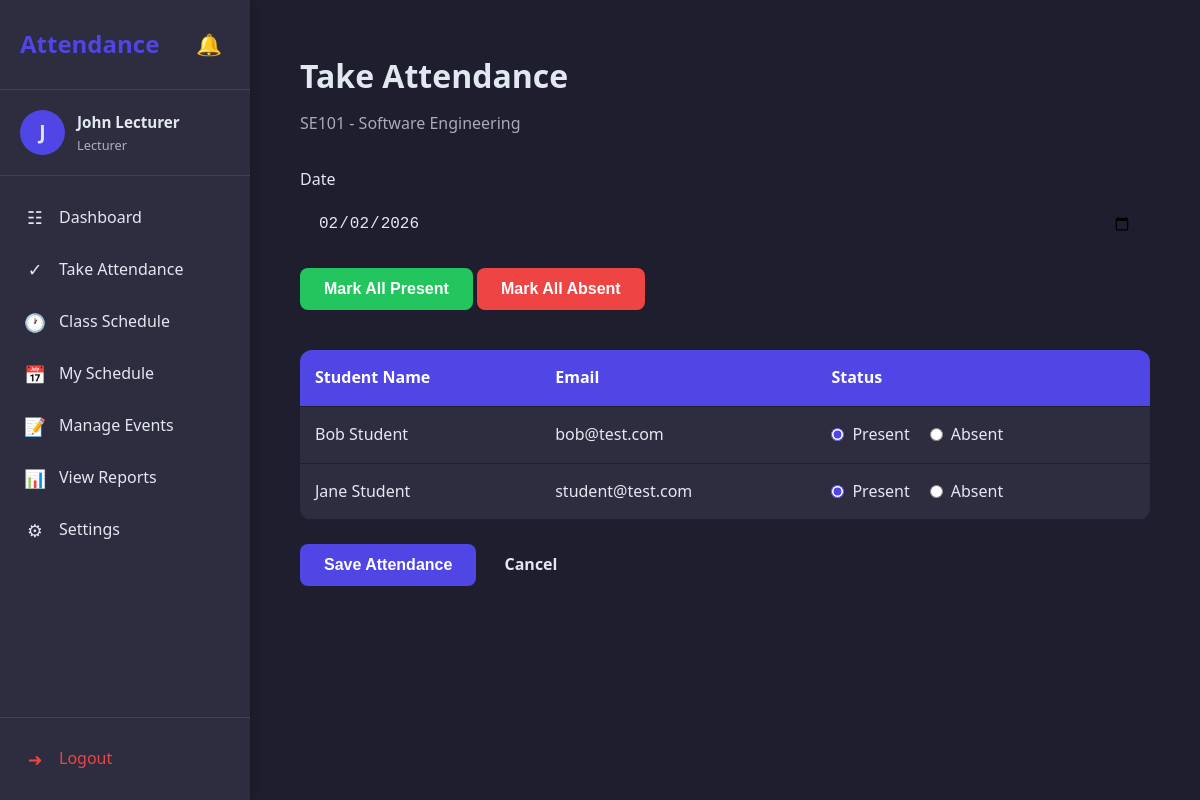
The page /lecturer/take_attendance.php?course_id=1 (signed in) on the database its author committed.
### tables this page shows
CREATE TABLE courses (
    course_id INT AUTO_INCREMENT PRIMARY KEY,
    course_name VARCHAR(100),
    course_code VARCHAR(20),
    lecturer_id INT,
    color VARCHAR(7) DEFAULT '#4f46e5',
    FOREIGN KEY (lecturer_id) REFERENCES users(user_id)
);

CREATE TABLE users (
    user_id INT AUTO_INCREMENT PRIMARY KEY,
    name VARCHAR(100),
    email VARCHAR(100) UNIQUE,
    password VARCHAR(255),
    role ENUM('student', 'lecturer', 'admin') NOT NULL
);

### includes/functions.php (called while the page is built, shortened)
<?php
function getEnrolledStudents($conn, $course_id) {
    $query = "SELECT u.user_id, u.name, u.email
              FROM users u
              JOIN enrollments e ON u.user_id = e.student_id
              WHERE e.course_id = $course_id
              ORDER BY u.name";
    return $conn->query($query);
}
?>

### lecturer/take_attendance.php (the view, shortened to what this page needs)
<?php
include '../config/db_connect.php';
include '../includes/functions.php';
$course_id = intval($_GET['course_id']);
$course_query = "SELECT course_name, course_code FROM courses WHERE course_id = $course_id AND lecturer_id = " . $_SESSION['user_id'];
$course_result = $conn->query($course_query);
$course = $course_result->fetch_assoc();
$students_result = getEnrolledStudents($conn, $course_id);
include '../includes/header.php';
?>
<div class="container">
    <div class="page-header">
        <h2>Take Attendance</h2>
        <p><?php echo htmlspecialchars($course['course_code']); ?> - <?php echo htmlspecialchars($course['course_name']); ?></p>
    </div>
    <?php if($students_result->num_rows > 0): ?>
    <form action="../actions/mark_attendance.php" method="POST" id="attendanceForm">
        <div class="form-group">
            <label for="date">Date</label>
            <input type="date" name="date" id="date" value="<?php echo date('Y-m-d'); ?>" required>
        </div>
        <div style="margin-bottom: 20px;">
            <button type="button" id="selectAllPresent" class="btn btn-success">Mark All Present</button>
            <button type="button" id="selectAllAbsent" class="btn btn-danger">Mark All Absent</button>
        </div>
        <div class="table-container">
            <table>
                <thead>
                    <tr>
                        <th>Student Name</th>
                        <th>Email</th>
                        <th>Status</th>
                    </tr>
                </thead>
                <tbody>
                    <?php while($student = $students_result->fetch_assoc()): ?>
                    <tr>
                        <td><?php echo htmlspecialchars($student['name']); ?></td>
                        <td><?php echo htmlspecialchars($student['email']); ?></td>
                        <td>
                            <div class="radio-group">
                                <label>
                                    <input type="radio" name="status[<?php echo $student['user_id']; ?>]" value="present" checked>
                                    Present
                                </label>
                                <label>
                                    <input type="radio" name="status[<?php echo $student['user_id']; ?>]" value="absent">
                                    Absent
                                </label>
                            </div>
                        </td>
                    </tr>
                    <?php endwhile; ?>
                </tbody>
            </table>
        </div>
        <div style="margin-top: 20px;">
            <button type="submit" class="btn btn-primary">Save Attendance</button>
            <a href="dashboard.php" class="btn">Cancel</a>
        </div>
    </form>
    <?php endif; ?>
</div>
<?php include '../includes/footer.php'; ?>

### assets/css/style.css (style rules this page uses)
:root { --primary-color: #4f46e5; --primary-hover: #4338ca; --secondary-color: #6366f1; --success-color: #22c55e; --warning-color: #f59e0b; --danger-color: #ef4444; --dark-bg: #1e1e2e; --dark-card: #2d2d3f; --dark-text: #e2e8f0; --light-bg: #f8fafc; --light-card: #ffffff; --light-text: #1e293b; --border-radius: 12px; --shadow: 0 4px 6px -1px rgba(0, 0, 0, 0.1); }
* { margin: 0; padding: 0; box-sizing: border-box; }
body { font-family: 'Segoe UI', Tahoma, Geneva, Verdana, sans-serif; background-color: var(--dark-bg); color: var(--dark-text); line-height: 1.6; min-height: 100vh; }
a { text-decoration: none; color: inherit; }
.container { max-width: 1200px; margin: 0 auto; padding: 20px; }
.form-group { margin-bottom: 20px; }
.form-group label { display: block; margin-bottom: 8px; font-weight: 500; }
.form-group input, .form-group select { width: 100%; padding: 12px 16px; border: 2px solid transparent; border-radius: 8px; background-color: var(--dark-bg); color: var(--dark-text); font-size: 1rem; transition: border-color 0.3s; }
.btn { display: inline-block; padding: 12px 24px; border: none; border-radius: 8px; font-size: 1rem; font-weight: 600; cursor: pointer; transition: all 0.3s; }
.btn-primary { background-color: var(--primary-color); color: white; }
.btn-success { background-color: var(--success-color); color: white; }
.btn-danger { background-color: var(--danger-color); color: white; }
.table-container { overflow-x: auto; }
table { width: 100%; border-collapse: collapse; margin-top: 20px; background-color: var(--dark-card); border-radius: var(--border-radius); overflow: hidden; }
table th, table td { padding: 15px; text-align: left; border-bottom: 1px solid var(--dark-bg); }
table th { background-color: var(--primary-color); color: white; font-weight: 600; }
.radio-group { display: flex; gap: 20px; }
.radio-group label { display: flex; align-items: center; gap: 8px; cursor: pointer; }
.radio-group input[type="radio"] { width: auto; accent-color: var(--primary-color); }
.page-header { margin-bottom: 30px; }
.page-header h2 { font-size: 2rem; margin-bottom: 10px; }
.page-header p { opacity: 0.7; }

### rows shown on the page
courses: course_code "SE101", course_name "Software Engineering"
users: name "Bob Student", email "bob@test.com"
users: name "Jane Student", email "student@test.com"

### other values the page prints
substr($_SESSION['name'], 0, 1) "J"
$_SESSION['name'] "John Lecturer"
$_SESSION['role'] "Lecturer"
